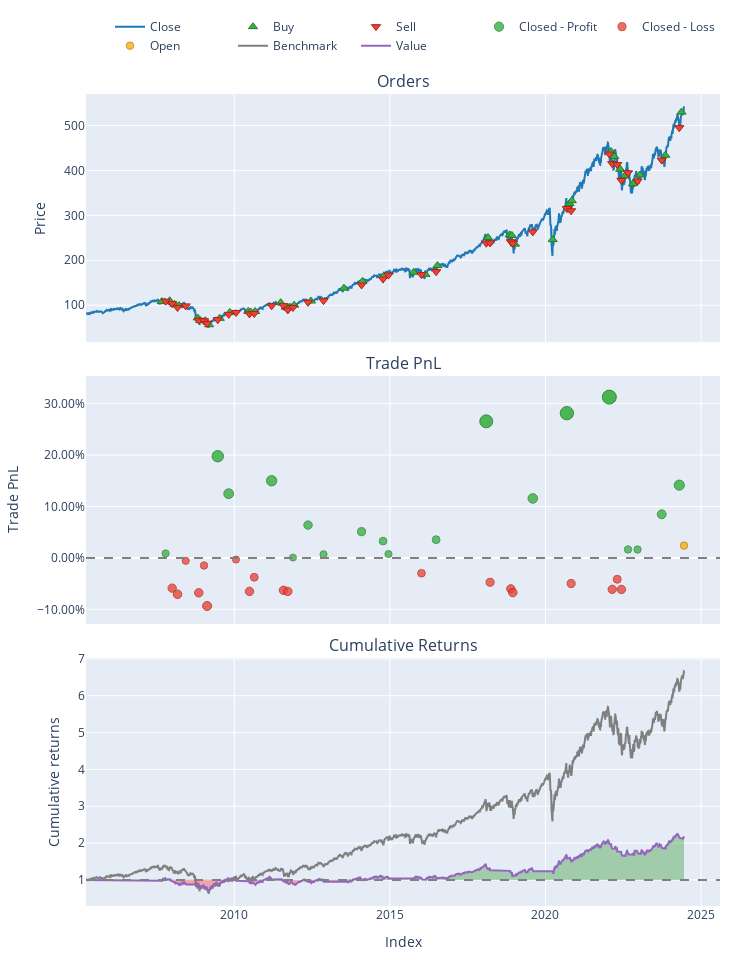

The cell this chart's notebook holds for it:
### Code cell
pf.plot().show()

### Figure 1 — Plotly figure (JSON) as saved in the notebook; plotly's stock layout.template omitted (floating-point values rounded to 4 significant figures; data arrays with more than 128 entries replaced by an {"elided": "..."} marker saying what was removed)
{"data": [{"legendgroup": "0", "line": {"color": "#1f77b4"}, "name": "Close", "showlegend": true, "type": "scatter", "uid": "65ce5f10-1830-4122-8e21-c6ede950e134", "x": {"elided": "4837 str values"}, "xaxis": "x", "y": {"elided": "4837 float values"}, "yaxis": "y"}, {"customdata": [[0, 0.9263, 0], [2, 0.9184, 0], [4, 0.9298, 0], [6, 0.8909, 0], [8, 1.226, 0], [10, 1.237, 0], [12, 1.23, 0], [14, 1.291, 0], [16, 1.236, 0], [18, 1.171, 0], [20, 1.138, 0], [22, 1.081, 0], [24, 1.029, 0], [26, 0.9604, 0], [28, 0.9931, 0], [30, 0.9373, 0], [32, 0.8886, 0], [34, 0.8653, 0], [36, 0.6908, 0], [38, 0.6538, 0], [40, 0.6238, 0], [42, 0.6014, 0], [44, 0.5992, 0], [46, 0.5564, 0], [48, 0.5284, 0], [50, 0.4914, 0], [52, 0.4646, 0], [54, 0.4686, 0], [56, 0.5014, 0], [58, 0.4841, 0], [60, 0.4515, 0], [62, 0.4458, 0], [64, 0.4294, 0], [66, 0.4406, 0], [68, 0.4288, 0], [70, 0.4569, 0], [72, 0.4411, 0], [74, 0.4299, 0], [76, 0.4018, 0]], "hovertemplate": "Order Id: %{customdata[0]}<br>Timestamp: %{x}<br>Price: %{y}<br>Size: %{customdata[1]:.6f}<br>Fees: %{customdata[2]:.6f}", "legendgroup": "1", "marker": {"color": "#37B13F", "line": {"color": "rgb(38,123,44)", "width": 1}, "size": 8, "symbol": "triangle-up"}, "mode": "markers", "name": "Buy", "type": "scatter", "uid": "28d08b82-ad91-49bc-a4fa-db1183d1e7cf", "x": ["2007-09-04T00:00:00-04:00", "2007-12-06T00:00:00-05:00", "2008-02-01T00:00:00-05:00", "2008-03-24T00:00:00-04:00", "2008-10-30T00:00:00-04:00", "2008-11-26T00:00:00-05:00", "2009-01-28T00:00:00-05:00", "2009-03-12T00:00:00-04:00", "2009-07-15T00:00:00-04:00", "2009-11-11T00:00:00-05:00", "2010-06-15T00:00:00-04:00", "2010-07-13T00:00:00-04:00", "2010-09-03T00:00:00-04:00", "2011-07-01T00:00:00-04:00", "2011-08-29T00:00:00-04:00", "2011-10-10T00:00:00-04:00", "2011-12-05T00:00:00-05:00", "2012-06-19T00:00:00-04:00", "2013-07-11T00:00:00-04:00", "2014-02-14T00:00:00-05:00", "2014-10-24T00:00:00-04:00", "2015-10-08T00:00:00-04:00", "2016-02-22T00:00:00-05:00", "2016-07-12T00:00:00-04:00", "2018-02-26T00:00:00-05:00", "2018-11-07T00:00:00-05:00", "2018-12-03T00:00:00-05:00", "2019-01-08T00:00:00-05:00", "2020-03-26T00:00:00-04:00", "2020-10-08T00:00:00-04:00", "2020-11-05T00:00:00-05:00", "2022-02-09T00:00:00-05:00", "2022-03-18T00:00:00-04:00", "2022-05-27T00:00:00-04:00", "2022-07-21T00:00:00-04:00", "2022-10-24T00:00:00-04:00", "2023-01-12T00:00:00-05:00", "2023-11-07T00:00:00-05:00", "2024-05-15T00:00:00-04:00"], "xaxis": "x", "y": [108.0, 109.8, 102.1, 99.03, 71.56, 66.11, 65.46, 56.56, 70.76, 83.97, 86.19, 84.79, 85.75, 105.6, 95.72, 94.81, 100.1, 109.3, 137.9, 153.1, 165.7, 173.2, 168.6, 188.0, 250.6, 256.7, 255.1, 235.9, 245.9, 326.4, 332.6, 442.1, 430.9, 402.5, 388.2, 370.3, 389.8, 433.8, 529.8], "yaxis": "y"}, {"customdata": [[1, 0.9263, 0], [3, 0.9184, 0], [5, 0.9298, 0], [7, 0.8909, 0], [9, 1.226, 0], [11, 1.237, 0], [13, 1.23, 0], [15, 1.291, 0], [17, 1.236, 0], [19, 1.171, 0], [21, 1.138, 0], [23, 1.081, 0], [25, 1.029, 0], [27, 0.9604, 0], [29, 0.9931, 0], [31, 0.9373, 0], [33, 0.8886, 0], [35, 0.8653, 0], [37, 0.6908, 0], [39, 0.6538, 0], [41, 0.6238, 0], [43, 0.6014, 0], [45, 0.5992, 0], [47, 0.5564, 0], [49, 0.5284, 0], [51, 0.4914, 0], [53, 0.4646, 0], [55, 0.4686, 0], [57, 0.5014, 0], [59, 0.4841, 0], [61, 0.4515, 0], [63, 0.4458, 0], [65, 0.4294, 0], [67, 0.4406, 0], [69, 0.4288, 0], [71, 0.4569, 0], [73, 0.4411, 0], [75, 0.4299, 0]], "hovertemplate": "Order Id: %{customdata[0]}<br>Timestamp: %{x}<br>Price: %{y}<br>Size: %{customdata[1]:.6f}<br>Fees: %{customdata[2]:.6f}", "legendgroup": "2", "marker": {"color": "#EA4335", "line": {"color": "rgb(181,31,18)", "width": 1}, "size": 8, "symbol": "triangle-down"}, "mode": "markers", "name": "Sell", "type": "scatter", "uid": "6f4f6d7c-4559-43ba-adc0-832e183710dc", "x": ["2007-10-19T00:00:00-04:00", "2008-01-04T00:00:00-05:00", "2008-03-07T00:00:00-05:00", "2008-06-11T00:00:00-04:00", "2008-11-11T00:00:00-05:00", "2009-01-12T00:00:00-05:00", "2009-02-17T00:00:00-05:00", "2009-06-22T00:00:00-04:00", "2009-10-28T00:00:00-04:00", "2010-01-22T00:00:00-05:00", "2010-06-29T00:00:00-04:00", "2010-08-24T00:00:00-04:00", "2011-03-16T00:00:00-04:00", "2011-08-02T00:00:00-04:00", "2011-09-22T00:00:00-04:00", "2011-11-21T00:00:00-05:00", "2012-05-16T00:00:00-04:00", "2012-11-14T00:00:00-05:00", "2014-02-03T00:00:00-05:00", "2014-10-13T00:00:00-04:00", "2014-12-16T00:00:00-05:00", "2016-01-07T00:00:00-05:00", "2016-06-27T00:00:00-04:00", "2018-02-05T00:00:00-05:00", "2018-03-22T00:00:00-04:00", "2018-11-20T00:00:00-05:00", "2018-12-14T00:00:00-05:00", "2019-08-05T00:00:00-04:00", "2020-09-08T00:00:00-04:00", "2020-10-28T00:00:00-04:00", "2022-01-19T00:00:00-05:00", "2022-02-22T00:00:00-05:00", "2022-04-22T00:00:00-04:00", "2022-06-10T00:00:00-04:00", "2022-08-26T00:00:00-04:00", "2022-12-16T00:00:00-05:00", "2023-09-26T00:00:00-04:00", "2024-04-19T00:00:00-04:00"], "xaxis": "x", "y": [108.9, 103.4, 94.88, 98.46, 66.7, 65.13, 59.34, 67.74, 79.59, 83.7, 80.58, 81.6, 98.61, 98.98, 89.48, 94.87, 106.5, 110.1, 144.9, 158.1, 167.0, 168.0, 174.6, 238.0, 238.7, 241.2, 237.9, 263.2, 315.1, 310.2, 436.5, 415.1, 413.0, 377.8, 394.6, 376.4, 422.9, 495.2], "yaxis": "y"}, {"customdata": [[0, 0, 0.8707, 0.008707], [7, 7, 14.43, 0.1977], [8, 8, 10.91, 0.1248], [12, 12, 13.23, 0.15], [15, 15, 0.05624, 0.0006328], [16, 16, 5.669, 0.06376], [17, 17, 0.6663, 0.007044], [18, 18, 4.856, 0.05098], [19, 19, 3.269, 0.03266], [20, 20, 0.7735, 0.007483], [22, 22, 3.577, 0.0354], [23, 23, 27.77, 0.2655], [27, 27, 12.78, 0.1156], [28, 28, 34.69, 0.2813], [30, 30, 46.94, 0.3126], [34, 34, 2.723, 0.01636], [35, 35, 2.75, 0.01626], [36, 36, 14.57, 0.08476], [37, 37, 26.37, 0.1414]], "hovertemplate": "Exit Trade Id: %{customdata[0]}<br>Position Id: %{customdata[1]}<br>Exit Timestamp: %{x}<br>PnL: %{customdata[2]:.6f}<br>Return: %{customdata[3]:.2%}", "legendgroup": "3", "marker": {"color": "#37B13F", "line": {"color": "rgb(38,123,44)", "width": 1}, "opacity": [0.7539, 0.8447, 0.8097, 0.8218, 0.75, 0.7804, 0.7531, 0.7742, 0.7654, 0.7533, 0.7667, 0.8773, 0.8053, 0.885, 0.9, 0.7576, 0.7575, 0.7905, 0.8177], "size": [7.181, 11.42, 9.786, 10.35, 7, 8.416, 7.144, 8.13, 7.719, 7.154, 7.78, 12.94, 9.58, 13.3, 14, 7.353, 7.351, 8.888, 10.16], "symbol": "circle"}, "mode": "markers", "name": "Closed - Profit", "type": "scatter", "uid": "ec6b0ac4-3a61-4b87-8deb-0d72d4a989c9", "x": ["2007-10-19T00:00:00-04:00", "2009-06-22T00:00:00-04:00", "2009-10-28T00:00:00-04:00", "2011-03-16T00:00:00-04:00", "2011-11-21T00:00:00-05:00", "2012-05-16T00:00:00-04:00", "2012-11-14T00:00:00-05:00", "2014-02-03T00:00:00-05:00", "2014-10-13T00:00:00-04:00", "2014-12-16T00:00:00-05:00", "2016-06-27T00:00:00-04:00", "2018-02-05T00:00:00-05:00", "2019-08-05T00:00:00-04:00", "2020-09-08T00:00:00-04:00", "2022-01-19T00:00:00-05:00", "2022-08-26T00:00:00-04:00", "2022-12-16T00:00:00-05:00", "2023-09-26T00:00:00-04:00", "2024-04-19T00:00:00-04:00"], "xaxis": "x2", "y": [0.008707, 0.1977, 0.1248, 0.15, 0.0006328, 0.06376, 0.007044, 0.05098, 0.03266, 0.007483, 0.0354, 0.2655, 0.1156, 0.2813, 0.3126, 0.01636, 0.01626, 0.08476, 0.1414], "yaxis": "y2"}, {"customdata": [[1, 1, -5.933, -0.05882], [2, 2, -6.714, -0.07071], [3, 3, -0.5078, -0.005756], [4, 4, -5.957, -0.06792], [5, 5, -1.212, -0.01482], [6, 6, -7.531, -0.09349], [9, 9, -0.3163, -0.003215], [10, 10, -6.382, -0.06509], [11, 11, -3.449, -0.03762], [13, 13, -6.387, -0.06296], [14, 14, -6.197, -0.06519], [21, 21, -3.109, -0.02985], [24, 24, -6.278, -0.04742], [25, 25, -7.582, -0.06012], [26, 26, -7.992, -0.06742], [29, 29, -7.866, -0.04978], [31, 31, -12.05, -0.06114], [32, 32, -7.691, -0.04157], [33, 33, -10.87, -0.06132]], "hovertemplate": "Exit Trade Id: %{customdata[0]}<br>Position Id: %{customdata[1]}<br>Exit Timestamp: %{x}<br>PnL: %{customdata[2]:.6f}<br>Return: %{customdata[3]:.2%}", "legendgroup": "4", "marker": {"color": "#EA4335", "line": {"color": "rgb(181,31,18)", "width": 1}, "opacity": [0.778, 0.7837, 0.7525, 0.7824, 0.7568, 0.7946, 0.7512, 0.781, 0.7678, 0.78, 0.781, 0.764, 0.7725, 0.7786, 0.7821, 0.7736, 0.7791, 0.7697, 0.7792], "size": [8.306, 8.573, 7.115, 8.51, 7.318, 9.084, 7.058, 8.446, 7.83, 8.398, 8.449, 7.656, 8.05, 8.335, 8.499, 8.103, 8.358, 7.919, 8.362], "symbol": "circle"}, "mode": "markers", "name": "Closed - Loss", "type": "scatter", "uid": "07474bc3-5d68-4b6e-a484-fbe0c3c145de", "x": ["2008-01-04T00:00:00-05:00", "2008-03-07T00:00:00-05:00", "2008-06-11T00:00:00-04:00", "2008-11-11T00:00:00-05:00", "2009-01-12T00:00:00-05:00", "2009-02-17T00:00:00-05:00", "2010-01-22T00:00:00-05:00", "2010-06-29T00:00:00-04:00", "2010-08-24T00:00:00-04:00", "2011-08-02T00:00:00-04:00", "2011-09-22T00:00:00-04:00", "2016-01-07T00:00:00-05:00", "2018-03-22T00:00:00-04:00", "2018-11-20T00:00:00-05:00", "2018-12-14T00:00:00-05:00", "2020-10-28T00:00:00-04:00", "2022-02-22T00:00:00-05:00", "2022-04-22T00:00:00-04:00", "2022-06-10T00:00:00-04:00"], "xaxis": "x2", "y": [-0.05882, -0.07071, -0.005756, -0.06792, -0.01482, -0.09349, -0.003215, -0.06509, -0.03762, -0.06296, -0.06519, -0.02985, -0.04742, -0.06012, -0.06742, -0.04978, -0.06114, -0.04157, -0.06132], "yaxis": "y2"}, {"customdata": [[38, 38, 5.091, 0.02392]], "hovertemplate": "Exit Trade Id: %{customdata[0]}<br>Position Id: %{customdata[1]}<br>Exit Timestamp: %{x}<br>PnL: %{customdata[2]:.6f}<br>Return: %{customdata[3]:.2%}", "legendgroup": "5", "marker": {"color": "#FFAA00", "line": {"color": "rgb(178,118,0)", "width": 1}, "opacity": [0.7612], "size": [7.522], "symbol": "circle"}, "mode": "markers", "name": "Open", "type": "scatter", "uid": "bf773bac-a2e4-4541-9445-2a53ae9c7dd1", "x": ["2024-06-13T00:00:00-04:00"], "xaxis": "x2", "y": [0.02392], "yaxis": "y2"}, {"legendgroup": "6", "line": {"color": "#7f7f7f"}, "name": "Benchmark", "showlegend": true, "type": "scatter", "uid": "b1c63a90-e200-4855-aa27-8498ce46ab10", "x": {"elided": "4837 str values"}, "xaxis": "x3", "y": {"elided": "4837 float values"}, "yaxis": "y3"}, {"hoverinfo": "skip", "legendgroup": "7", "line": {"color": "rgba(0, 0, 0, 0)", "width": 0}, "opacity": 0, "showlegend": false, "type": "scatter", "uid": "69d77b94-f6c3-4d76-955f-0680c2da2f72", "x": {"elided": "4837 str values"}, "xaxis": "x3", "y": {"elided": "4837 int values"}, "yaxis": "y3"}, {"connectgaps": false, "fill": "tonexty", "fillcolor": "rgba(0, 128, 0, 0.3)", "hoverinfo": "skip", "legendgroup": "7", "line": {"color": "rgba(0, 0, 0, 0)", "width": 0}, "opacity": 0, "showlegend": false, "type": "scatter", "uid": "63b44045-ed69-47d0-bd82-1eeded989fd8", "x": {"elided": "4837 str values"}, "xaxis": "x3", "y": {"elided": "4837 float values"}, "yaxis": "y3"}, {"hoverinfo": "skip", "legendgroup": "7", "line": {"color": "rgba(0, 0, 0, 0)", "width": 0}, "opacity": 0, "showlegend": false, "type": "scatter", "uid": "9c999d10-bf7c-48b9-bd3a-fd7fbedea76b", "x": {"elided": "4837 str values"}, "xaxis": "x3", "y": {"elided": "4837 int values"}, "yaxis": "y3"}, {"connectgaps": false, "fill": "tonexty", "fillcolor": "rgba(255, 0, 0, 0.3)", "hoverinfo": "skip", "legendgroup": "7", "line": {"color": "rgba(0, 0, 0, 0)", "width": 0}, "opacity": 0, "showlegend": false, "type": "scatter", "uid": "87199e2a-74b7-4b3d-a859-00084f0b1d56", "x": {"elided": "4837 str values"}, "xaxis": "x3", "y": {"elided": "4837 float values"}, "yaxis": "y3"}, {"legendgroup": "8", "line": {"color": "#9467bd"}, "name": "Value", "showlegend": true, "type": "scatter", "uid": "bc39a4db-4f3c-4327-9166-720e4bc5d156", "x": {"elided": "4837 str values"}, "xaxis": "x3", "y": {"elided": "4837 float values"}, "yaxis": "y3"}, {"hoverinfo": "skip", "legendgroup": "7", "line": {"color": "rgba(0, 0, 0, 0)", "width": 0}, "opacity": 0, "showlegend": false, "type": "scatter", "uid": "f2384e98-7855-4af5-8fa8-44cb074e9371", "x": {"elided": "4837 str values"}, "xaxis": "x3", "y": {"elided": "4837 int values"}, "yaxis": "y3"}], "layout": {"annotations": [{"font": {"size": 16}, "showarrow": false, "text": "Orders", "x": 0.5, "xanchor": "center", "xref": "paper", "y": 1, "yanchor": "bottom", "yref": "paper"}, {"font": {"size": 16}, "showarrow": false, "text": "Trade PnL", "x": 0.5, "xanchor": "center", "xref": "paper", "y": 0.6528, "yanchor": "bottom", "yref": "paper"}, {"font": {"size": 16}, "showarrow": false, "text": "Cumulative Returns", "x": 0.5, "xanchor": "center", "xref": "paper", "y": 0.3056, "yanchor": "bottom", "yref": "paper"}], "height": 960, "legend": {"orientation": "h", "traceorder": "normal", "x": 1, "xanchor": "right", "y": 1.042, "yanchor": "bottom"}, "margin": {"b": 30, "l": 30, "r": 30, "t": 30}, "shapes": [{"line": {"color": "gray", "dash": "dash"}, "type": "line", "x0": 0, "x1": 1, "xref": "paper", "y0": 0, "y1": 0, "yref": "y2"}, {"line": {"color": "gray", "dash": "dash"}, "type": "line", "x0": 0, "x1": 1, "xref": "paper", "y0": 1, "y1": 1, "yref": "y3"}], "showlegend": true, "width": 750, "xaxis": {"anchor": "y", "domain": [0, 1], "matches": "x3", "showticklabels": false}, "xaxis2": {"anchor": "y2", "domain": [0, 1], "matches": "x3", "showticklabels": false}, "xaxis3": {"anchor": "y3", "domain": [0, 1], "title": {"text": "Index"}}, "yaxis": {"anchor": "x", "domain": [0.6944, 1], "title": {"text": "Price"}}, "yaxis2": {"anchor": "x2", "domain": [0.3472, 0.6528], "tickformat": ".2%", "title": {"text": "Trade PnL"}}, "yaxis3": {"anchor": "x3", "domain": [0, 0.3056], "title": {"text": "Cumulative returns"}}}}
